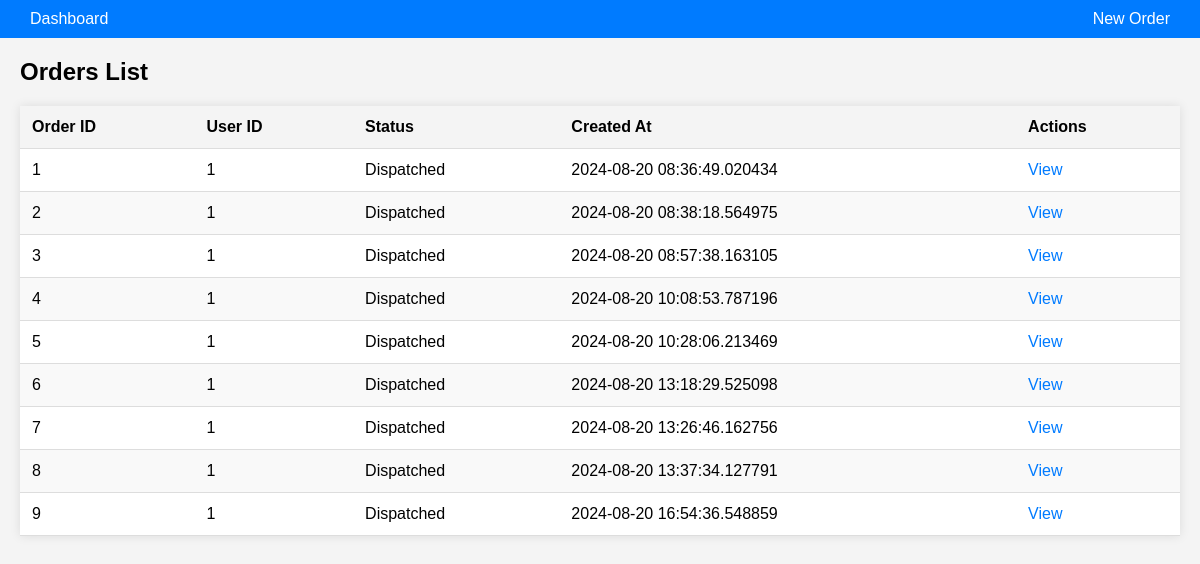
The page /orders on the database its author committed.
### models.py (models this page shows, shortened)
class Order(db.Model):
    __tablename__ = 'order'
    id = db.Column(db.Integer, primary_key=True)
    user_id = db.Column(db.Integer, db.ForeignKey('user.id'), nullable=False)
    created_at = db.Column(db.DateTime, default=datetime.utcnow)
    status = db.Column(db.String(50), default='Pending')
    user = db.relationship('User', backref=db.backref('orders', lazy=True))
    items = db.relationship('OrderItem', backref='order', lazy=True)

### app.py (the view)
@app.route('/orders', methods=['GET'])
def orders():
    orders = Order.query.all()
    return render_template('orders.html', orders=orders)

### app.py (called while the page is built)
@app.before_request
def before_request():
    if 'cart' not in session:
        session['cart'] = {}  # Initialize cart as a dictionary

### templates/orders.html (shortened to what this page needs)
<!DOCTYPE html>
<html lang="en">
<head>
    <link rel="stylesheet" href="{{ url_for('static', filename='css/style.css') }}">
</head>
<body>
    <header>
        <a href="{{ url_for('index') }}">Dashboard</a>
        <a href="{{ url_for('new_order') }}">New Order</a>
    </header>
    <main>
        <h2>Orders List</h2>
        <table>
            <thead>
                <tr>
                    <th>Order ID</th>
                    <th>User ID</th>
                    <th>Status</th>
                    <th>Created At</th>
                    <th>Actions</th>
                </tr>
            </thead>
            <tbody>
                {% for order in orders %}
                <tr>
                    <td>{{ order.id }}</td>
                    <td>{{ order.user_id }}</td>
                    <td>{{ order.status }}</td>
                    <td>{{ order.created_at }}</td>
                    <td class="actions">
                        <a href="{{ url_for('order_detail', order_id=order.id) }}">View</a>
                    </td>
                </tr>
                {% endfor %}
            </tbody>
        </table>
    </main>
</body>
</html>

### static/css/style.css (style rules this page uses)
* { margin: 0; padding: 0; box-sizing: border-box; }
body { font-family: Arial, Helvetica, sans-serif; background-color: beige; color: black; }
header { display: flex; justify-content: space-between; align-items: center; padding: 10px 20px; background-color: darkgoldenrod; color: wheat; }
main { margin-left: 220px; padding: 20px; padding-top: 60px; }
a { color: black; }

### templates/orders.html (style rules this page uses)
body { font-family: Arial, sans-serif; margin: 0; padding: 0; background-color: #f4f4f4; }
header { background-color: #007bff; color: white; padding: 10px 20px; text-align: center; }
header a { color: white; text-decoration: none; margin: 0 10px; }
main { padding: 20px; max-width: 1200px; margin: 0 auto; }
h2 { margin-top: 0; }
table { width: 100%; border-collapse: collapse; margin-top: 20px; background-color: white; box-shadow: 0 0 10px rgba(0, 0, 0, 0.1); }
th, td { padding: 12px; text-align: left; border-bottom: 1px solid #ddd; }
th { background-color: #f4f4f4; font-weight: bold; }
tr:nth-child(even) { background-color: #f9f9f9; }
.actions a { color: #007bff; text-decoration: none; margin-right: 10px; }

### rows shown on the page
Order: id "1", user_id "1", status "Dispatched", created_at "2024-08-20 08:36:49.020434"
Order: id "2", user_id "1", status "Dispatched", created_at "2024-08-20 08:38:18.564975"
Order: id "3", user_id "1", status "Dispatched", created_at "2024-08-20 08:57:38.163105"
Order: id "4", user_id "1", status "Dispatched", created_at "2024-08-20 10:08:53.787196"
Order: id "5", user_id "1", status "Dispatched", created_at "2024-08-20 10:28:06.213469"
Order: id "6", user_id "1", status "Dispatched", created_at "2024-08-20 13:18:29.525098"
Order: id "7", user_id "1", status "Dispatched", created_at "2024-08-20 13:26:46.162756"
Order: id "8", user_id "1", status "Dispatched", created_at "2024-08-20 13:37:34.127791"
Order: id "9", user_id "1", status "Dispatched", created_at "2024-08-20 16:54:36.548859"
